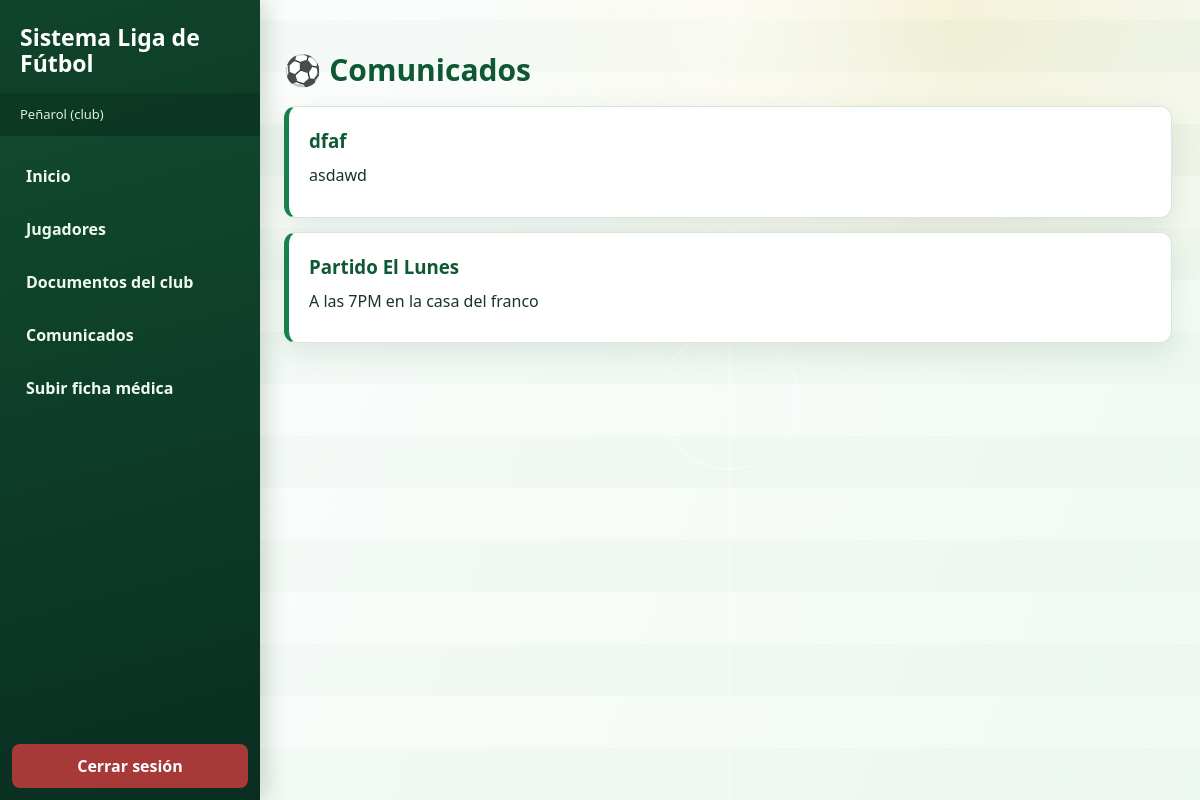
The app's page /comunicados.php (signed in) with its own data.
### tables this page shows
CREATE TABLE `comunicados` (
  `id` int(11) NOT NULL,
  `titulo` varchar(100) DEFAULT NULL,
  `mensaje` text DEFAULT NULL
);

### comunicados.php (the view, shortened to what this page needs)
<?php
require_once('conexion.php');
$consulta = mysqli_query($conn, 'SELECT id, titulo, mensaje FROM comunicados ORDER BY id DESC');
?>
<!DOCTYPE html>
<html lang="es">
<head>
    <link rel="stylesheet" href="estilo.css">
</head>
<body>
<?php include('menu.php'); ?>
<section class="seccion-comunicados" aria-labelledby="titulo-comunicados">
    <h2 id="titulo-comunicados">Comunicados</h2>
    <?php if ($consulta && mysqli_num_rows($consulta) > 0) { ?>
        <div class="lista-comunicados">
            <?php while ($comunicado = mysqli_fetch_assoc($consulta)) { ?>
                <article class="comunicado">
                    <h3><?php echo htmlspecialchars($comunicado['titulo'], ENT_QUOTES, 'UTF-8'); ?></h3>
                    <p><?php echo nl2br(htmlspecialchars($comunicado['mensaje'], ENT_QUOTES, 'UTF-8')); ?></p>
                </article>
            <?php } ?>
        </div>
    <?php } else { ?>
        <p class="sin-comunicados">No hay comunicados publicados por el momento.</p>
    <?php } ?>
</section>
</body>
</html>

### estilo.css (style rules this page uses)
:root { --verde: #17834b; --verde-oscuro: #0e5834; --balon: #f2c94c; --tinta: #18332a; --fondo: #f1f7f2; --superficie: #fff; --borde: #d8e5da; --sombra: 0 10px 28px rgba(17, 64, 39, .1); }
* { box-sizing: border-box; }
body { position: relative; isolation: isolate; min-height: 100vh; margin: 0; padding: 28px 28px 32px 284px; color: var(--tinta); background: radial-gradient(ellipse at 78% 0%, rgba(242, 201, 76, .19), transparent 34%), linear-gradient(110deg, rgba(255, 255, 255, .86), rgba(242, 250, 244, .91)), var(--fondo); font: 16px/1.5 "Segoe UI", Arial, sans-serif; }
body::before { position: fixed; z-index: -1; inset: 0 0 0 260px; background: radial-gradient(ellipse at 50% 0%, rgba(255, 255, 255, .72), transparent 35%), linear-gradient(90deg, transparent 49.8%, rgba(255, 255, 255, .54) 50%, transparent 50.2%), radial-gradient(circle at 50% 50%, transparent 0 11%, rgba(255, 255, 255, .48) 11.1% 11.3%, transparent 11.4%), repeating-linear-gradient(0deg, rgba(23, 131, 75, .035) 0 52px, rgba(255, 255, 255, .08) 52px 104px); content: ""; opacity: .7; pointer-events: none; animation: cancha-resplandor 14s ease-in-out infinite alternate; }
h2 { margin: 18px 0; color: var(--verde-oscuro); font-size: clamp(1.5rem, 2.5vw, 2rem); line-height: 1.2; }
h2::before { content: "⚽ "; color: var(--verde); }
p { line-height: 1.6; }
.seccion-comunicados { width: min(950px, 100%); margin: 24px auto; }
.lista-comunicados { display: grid; gap: 14px; }
.comunicado { padding: 20px; border: 1px solid var(--borde); border-left: 5px solid var(--verde); border-radius: 12px; background: #fff; box-shadow: var(--sombra); }
.comunicado h3 { margin: 0 0 8px; color: var(--verde-oscuro); }
.comunicado p { margin: 8px 0; text-align: left; }
.pagina-contenido, .seccion-comunicados, .bienvenida, .contenido-login { animation: entrada-seccion .45s cubic-bezier(.2, .75, .25, 1) both; }
.comunicado, .card { animation: entrada-tarjeta .45s ease-out both; }
.lista-comunicados .comunicado:nth-child(2), .dashboard .card:nth-child(2) { animation-delay: 60ms; }

### records on screen
comunicados: titulo "dfaf", mensaje "asdawd"
comunicados: titulo "Partido El Lunes", mensaje "A las 7PM en la casa del franco"

### other values on screen
$usuario "Peñarol"
$rolVisible "club"
